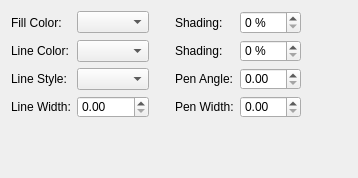
     <widget class="QWidget" name="tab_4">
      <attribute name="title">
       <string>Calligraphic Pen</string>
      </attribute>
      <layout class="QFormLayout" name="formLayout_3">
       <item row="0" column="0">
        <layout class="QGridLayout" name="gridLayout">
         <item row="3" column="0">
          <widget class="QLabel" name="calLineWidthLabel">
           <property name="text">
            <string>Line Width:</string>
           </property>
          </widget>
         </item>
         <item row="2" column="0">
          <widget class="QLabel" name="calLineStyleLabel">
           <property name="text">
            <string>Line Style:</string>
           </property>
          </widget>
         </item>
         <item row="0" column="0">
          <widget class="QLabel" name="calFillColorLabel">
           <property name="text">
            <string>Fill Color:</string>
           </property>
          </widget>
         </item>
         <item row="0" column="4">
          <widget class="QSpinBox" name="calPenFillShadingSpinBox">
           <property name="suffix">
            <string> %</string>
           </property>
           <property name="maximum">
            <number>100</number>
           </property>
          </widget>
         </item>
         <item row="0" column="3">
          <widget class="QLabel" name="calFillColorShadingLabel">
           <property name="text">
            <string>Shading:</string>
           </property>
          </widget>
         </item>
         <item row="1" column="0">
          <widget class="QLabel" name="calLineColorLabel">
           <property name="text">
            <string>Line Color:</string>
           </property>
          </widget>
         </item>
         <item row="0" column="1">
          <widget class="ColorCombo" name="calPenFillColorComboBox"/>
         </item>
         <item row="2" column="3">
          <widget class="QLabel" name="calPenAngleLabel">
           <property name="text">
            <string>Pen Angle:</string>
           </property>
          </widget>
         </item>
         <item row="2" column="1">
          <widget class="LineCombo" name="calPenStyleComboBox"/>
         </item>
         <item row="1" column="1">
          <widget class="ColorCombo" name="calPenColorComboBox"/>
         </item>
         <item row="3" column="4">
          <widget class="ScrSpinBox" name="calPenWidthSpinBox"/>
         </item>
         <item row="3" column="3">
          <widget class="QLabel" name="calPenWidthLabel">
           <property name="text">
            <string>Pen Width:</string>
           </property>
          </widget>
         </item>
         <item row="3" column="1">
          <widget class="ScrSpinBox" name="calPenLineWidthSpinBox"/>
         </item>
         <item row="1" column="3">
          <widget class="QLabel" name="calLineColorShadingLabel">
           <property name="text">
            <string>Shading:</string>
           </property>
          </widget>
         </item>
         <item row="2" column="4">
          <widget class="ScrSpinBox" name="calPenAngleSpinBox"/>
         </item>
         <item row="1" column="4">
          <widget class="QSpinBox" name="calPenLineShadingSpinBox">
           <property name="suffix">
            <string> %</string>
           </property>
           <property name="maximum">
            <number>100</number>
           </property>
          </widget>
         </item>
         <item row="0" column="2" rowspan="4">
          <spacer name="horizontalSpacer_11">
           <property name="orientation">
            <enum>Qt::Horizontal</enum>
           </property>
           <property name="sizeType">
            <enum>QSizePolicy::Fixed</enum>
           </property>
           <property name="sizeHint" stdset="0">
            <size>
             <width>20</width>
             <height>20</height>
            </size>
           </property>
          </spacer>
         </item>
        </layout>
       </item>
       <item row="0" column="1">
        <spacer name="horizontalSpacer_14">
         <property name="orientation">
          <enum>Qt::Horizontal</enum>
         </property>
         <property name="sizeHint" stdset="0">
          <size>
           <width>40</width>
           <height>20</height>
          </size>
         </property>
        </spacer>
       </item>
       <item row="1" column="0">
        <spacer name="verticalSpacer_11">
         <property name="orientation">
          <enum>Qt::Vertical</enum>
         </property>
         <property name="sizeHint" stdset="0">
          <size>
           <width>20</width>
           <height>40</height>
          </size>
         </property>
        </spacer>
       </item>
      </layout>
     </widget>
